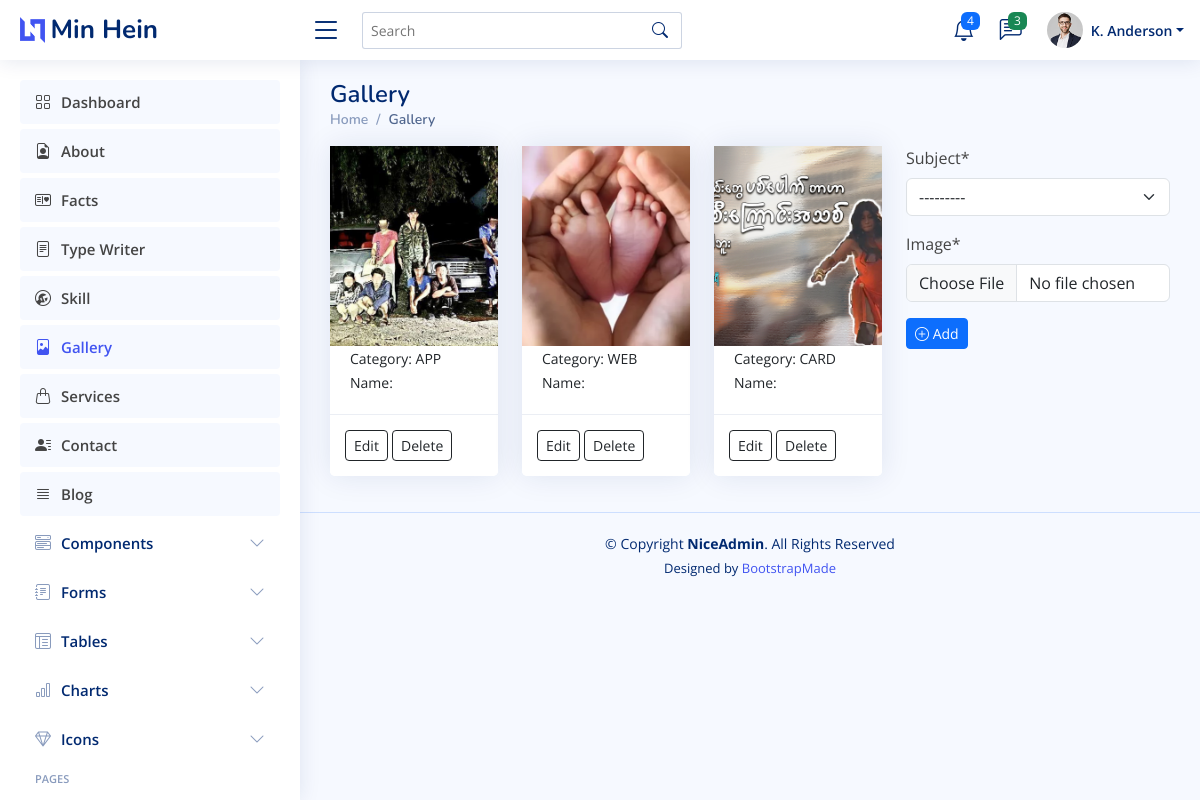
The app's page /dashboard/gallery/ with its own data.
### dashboard/models.py (models this page shows, shortened)
class Gallery(models.Model):
    subject = models.CharField(max_length=3, choices=SUBJECT, null=True)
    image = models.ImageField(upload_to="galleries/", null=True)
    slug = models.SlugField(max_length=255, null=False,blank=True,unique=True,editable=False,)

### dashboard/views.py (the view)
# urls.py: path('gallery/', views.gallery, name="gallery"),
def gallery(request):
    page = "gallery"
    galleries = Gallery.objects.all()
    forms = GalleryForm()
    if request.method == "POST":
        form = GalleryForm(request.POST, request.FILES)
        if form.is_valid():
            form.save()
            messages.success(request, 'Has been added successfully!')
            return redirect('gallery')
    context = {'page':page, 'galleries':galleries, 'forms':forms}
    return render(request, 'dashboard/gallery/gallery.html', context)

### dashboard/forms.py
class GalleryForm(forms.ModelForm):
    class Meta:
        model = Gallery
        fields = "__all__"
        widgets = {
            'subject':forms.Select(attrs=({'class':'custom_input'})),
            'image':forms.FileInput(attrs=({"placeholder":"Image", "id":"image", "onchange":"getImagePreview(event)"})),
        }

### dashboard/templates/dashboard/gallery/gallery.html (shortened to what this page needs)
{% extends 'dashboard/main.html' %}
{% load crispy_forms_tags %}
{% block content %}
<div class="pagetitle">
    <h1>Gallery</h1>
    <nav>
      <ol class="breadcrumb">
        <li class="breadcrumb-item"><a href="{% url 'dashboard' %}">Home</a></li>
        <li class="breadcrumb-item active">Gallery</li>
      </ol>
    </nav>
  </div>
<div class="row">
    <div class="col-md-8">
        <div class="row">
            {% for gallery in galleries %}
                <div class="col-md-4">
                    <div class="card mb-3">
                            <img src="{{ gallery.image.url }}" class="image-thumbail" alt="...">
                        <div class="card-body">
                            <div><small> Category: {{ gallery.get_subject_display }} </small></div>
                            <div><small> Name: </small></div>
                        </div>
                        <div class="card-footer">
                            <a href="{% url 'gallery-edit' gallery.slug %}" class="btn btn-outline-dark btn-block btn-sm">Edit</a>
                            <a href="{% url 'gallery-delete' gallery.slug %}" class="btn btn-outline-dark btn-block btn-sm">Delete</a>
                        </div>
                    </div>
                </div>
            {% empty %}
                <h3> No Photoes...</h3>
            {% endfor %}
        </div>
    </div>
    {% if page == "gallery" %}
        <div class="col-md-4">
            <form action="" method="post" enctype="multipart/form-data">
                {{ forms.subject|as_crispy_field }}
                {{ forms.image|as_crispy_field }}
                <button type="submit" class="btn btn-primary btn-sm">
                    <i class="bi bi-plus-circle"></i> Add
                </button>
            </form>
        </div>
    {% endif %}
</div>
{% endblock content %}

### static/assets/css/style.css (style rules this page uses)
:root { scroll-behavior: smooth; }
body { font-family: "Open Sans", sans-serif; background: #f6f9ff; color: #444444; }
h1, h2, h3, h4, h5, h6 { font-family: "Nunito", sans-serif; }
.pagetitle { margin-bottom: 10px; }
.pagetitle h1 { font-size: 24px; margin-bottom: 0; font-weight: 600; color: #012970; }
.card { margin-bottom: 30px; border: none; border-radius: 5px; box-shadow: 0px 0 30px rgba(1, 41, 112, 0.1); }
.card-header, .card-footer { border-color: #ebeef4; background-color: #fff; color: #798eb3; padding: 15px; }
.card-body { padding: 0 20px 20px 20px; }
.breadcrumb { font-size: 14px; font-family: "Nunito", sans-serif; color: #899bbd; font-weight: 600; }
.breadcrumb a { color: #899bbd; transition: 0.3s; }
.breadcrumb .breadcrumb-item::before { color: #899bbd; }
.breadcrumb .active { color: #51678f; font-weight: 600; }

### dashboard/templates/dashboard/gallery/gallery.html (style rules this page uses)
.image-thumbail { height: 200px; object-fit: cover; }

### records on screen
Gallery: image (picture), subject "APP"
Gallery: image (picture), subject "WEB"
Gallery: image (picture), subject "CARD"
